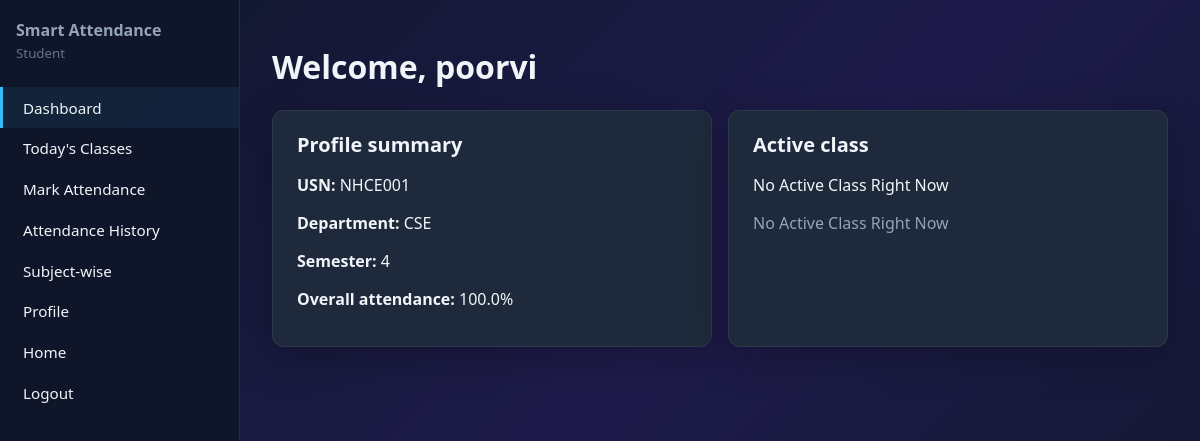
/student/dashboard (signed in), run on the app's committed database.
### tables this page shows
CREATE TABLE students (
            id INTEGER PRIMARY KEY AUTOINCREMENT,
            usn TEXT UNIQUE NOT NULL,
            full_name TEXT NOT NULL,
            password TEXT NOT NULL,
            department TEXT NOT NULL,
            semester INTEGER NOT NULL,
            face_encoding BLOB
        );

### routes/student.py (the view, shortened to what this page needs)
@student_bp.route("/dashboard")
@student_required
def student_dashboard():
    stu = _current_student()
    if not stu:
        session.clear()
        return redirect(url_for("auth.student_login"))
    active, state = _active_class_context(stu)
    conn = get_db()
    attendance_note = None
    if not active:
        attendance_note = "No Active Class Right Now"
    stats = conn.execute(
        """
        SELECT COUNT(*) AS total,
               SUM(CASE WHEN status='Present' THEN 1 ELSE 0 END) AS present_cnt
        FROM attendance WHERE student_id=?
        """,
        (stu["id"],),
    ).fetchone()
    conn.close()
    tot = stats["total"] or 0
    pr = stats["present_cnt"] or 0
    pct = round(100.0 * pr / tot, 1) if tot else 0.0
    subj_name = None
    return render_template(
        "student/dashboard.html",
        student=stu,
        active=active,
        state=state,
        attendance_note=attendance_note,
        overall_pct=pct,
        active_subject=subj_name,
    )

### models/db.py (called while the page is built)
def get_db():
    conn = sqlite3.connect(Config.DATABASE_PATH)
    conn.row_factory = sqlite3.Row
    conn.execute("PRAGMA foreign_keys = ON")
    return conn

### routes/auth.py (called while the page is built)
def student_required(f):
    @wraps(f)
    def decorated(*args, **kwargs):
        if not session.get("student_id"):
            return redirect(url_for("auth.student_login"))
        return f(*args, **kwargs)
    return decorated

### routes/student.py (called while the page is built)
def _current_student():
    conn = get_db()
    row = conn.execute(
        "SELECT * FROM students WHERE id = ?", (session["student_id"],)
    ).fetchone()
    conn.close()
    return row

def _todays_classes_for_student(stu):
    conn = get_db()
    today = datetime.now().strftime("%Y-%m-%d")
    rows = conn.execute(
        """
        SELECT c.*, s.subject_name, s.subject_code
        FROM classes c
        JOIN subjects s ON s.id = c.subject_id
        WHERE c.class_date = ? AND c.department = ? AND c.semester = ?
        ORDER BY c.start_time
        """,
        (today, stu["department"], stu["semester"]),
    ).fetchall()
    conn.close()
    return rows

def _active_class_context(stu):
    now = datetime.now()
    rows = _todays_classes_for_student(stu)
    active = pick_active_class_for_student(
        now, stu["department"], stu["semester"], [dict(r) for r in rows]
    )
    if not active:
        return None, "no_active"
    state = classify_attendance_state(now, active)
    return active, state

### utils/attendance_rules.py (called while the page is built, shortened)
def pick_active_class_for_student(
    now: datetime,
    department: str,
    semester: int,
    class_rows: list,
) -> Optional[Dict[str, Any]]:
    today = now.strftime("%Y-%m-%d")
    return None

### templates/student/dashboard.html (shortened to what this page needs)
{% extends "base_student.html" %}
{% block content %}
<h1>Welcome, {{ student.full_name }}</h1>
<div class="grid cols-2">
  <div class="card">
    <h2>Profile summary</h2>
    <p><strong>USN:</strong> {{ student.usn }}</p>
    <p><strong>Department:</strong> {{ student.department }}</p>
    <p><strong>Semester:</strong> {{ student.semester }}</p>
    <p><strong>Overall attendance:</strong> {{ overall_pct }}%</p>
  </div>
  <div class="card">
    <h2>Active class</h2>
    {% if active %}
    <p><strong>Subject:</strong> {{ active_subject }}</p>
    <p><strong>Slot:</strong> {{ active.start_time }} – {{ active.end_time }}</p>
    <p><strong>Window state:</strong>
      {% if state == 'open' %}
      <span class="badge badge-ok">Open (first 10 min)</span>
      {% elif state == 'closed' %}
      <span class="badge badge-bad">Closed</span>
      {% else %}
      <span class="badge badge-warn">{{ state }}</span>
      {% endif %}
    </p>
    {% else %}
    <p>No Active Class Right Now</p>
    {% endif %}
    <p style="margin-top:1rem;color:#94a3b8">{{ attendance_note }}</p>
  </div>
</div>
{% endblock %}

### static/css/style.css (style rules this page uses)
:root { --bg: #0f172a; --panel: #1e293b; --accent: #38bdf8; --accent-2: #818cf8; --text: #f1f5f9; --muted: #94a3b8; --success: #4ade80; --warn: #fbbf24; --danger: #f87171; --radius: 12px; --font: "Segoe UI", system-ui, sans-serif; }
* { box-sizing: border-box; }
body { margin: 0; font-family: var(--font); background: linear-gradient(135deg, #0f172a 0%, #1e1b4b 50%, #0f172a 100%); color: var(--text); min-height: 100vh; }
.card { background: var(--panel); border-radius: var(--radius); padding: 1.25rem 1.5rem; margin-bottom: 1.25rem; border: 1px solid rgba(148, 163, 184, 0.12); box-shadow: 0 10px 40px rgba(0, 0, 0, 0.25); }
.card h2 { margin-top: 0; font-size: 1.25rem; }
.grid { display: grid; gap: 1rem; }
@media (min-width: 768px) { .grid.cols-2 { grid-template-columns: repeat(2, 1fr); } }

### data on the page
students: full_name "poorvi", usn "NHCE001", department "CSE", semester "4"

### other printed values
{{ overall_pct }} "100.0"
{{ attendance_note }} "No Active Class Right Now"
